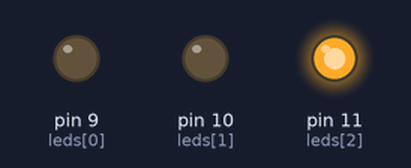
A sketch run on a simulated Arduino Uno, built with avr-gcc and run on an emulated ATmega328P. Parts: output pins drawn as LEDs (lit = HIGH).

Above: at 1.18 s.
At 2.11 s:
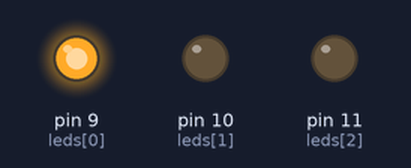
At 2.82 s:
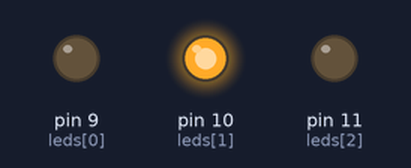
Timing chart, 0 to 3.1 s (numbered marks = the images above):
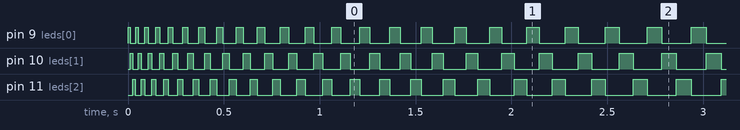

The sketch:

Blink.ino
```cpp
int leds[] = {9, 10, 11};
int no_leds = 3;


void setup() {
    int i;
    for (i=0; i<no_leds;i++) {
        pinMode(leds[i], OUTPUT);
    }
}

#define STEP 1
#define MIN 10
#define MAX 150

void loop() {
    int i;
    int d;
    int step;

    d = MIN+STEP;
    step = STEP;
    while (1) {
        for (i=0; i<no_leds;i++) {
            if (i==0) {
               digitalWrite(leds[no_leds-1], LOW);
            } else {
               digitalWrite(leds[i-1], LOW);
            }
            digitalWrite(leds[i], HIGH);
            if (d>=MAX || d<=MIN) {
                step = 0-step;
            }
            d=d+step;
            delay(d);

        }
    }
}
```

Measured:
- by itself, pin 9 (leds[0]): repeats every 0.04 s: LOW 0.03 s, HIGH 0.02 s
- by itself, pin 10 (leds[1]), pin 11 (leds[2]): repeats every 0.05 s: LOW 0.03 s, HIGH 0.02 s
